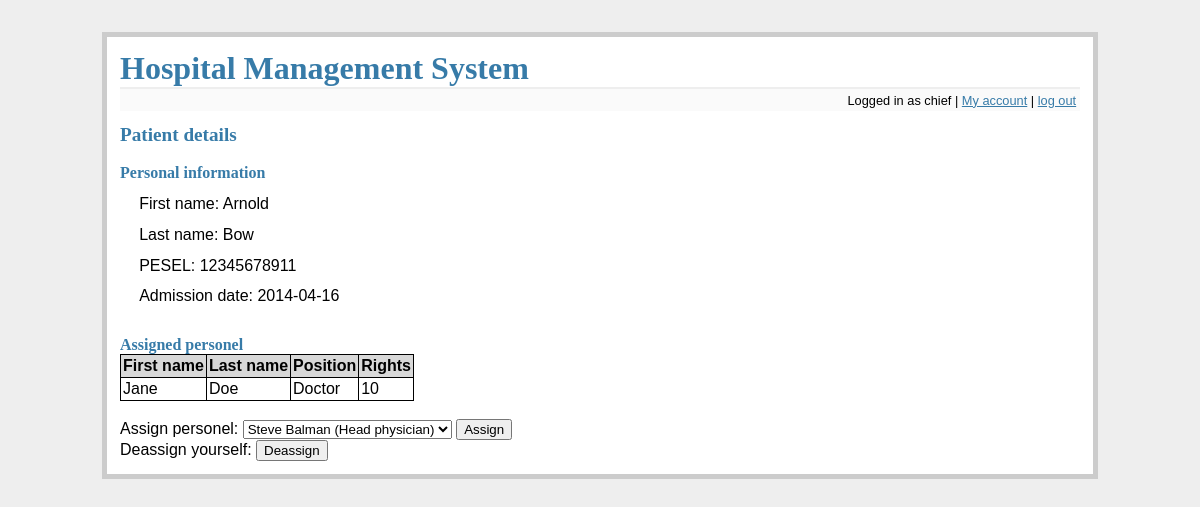
Page /patient_details?patient=12345678911 (signed in) on the earlier database version.
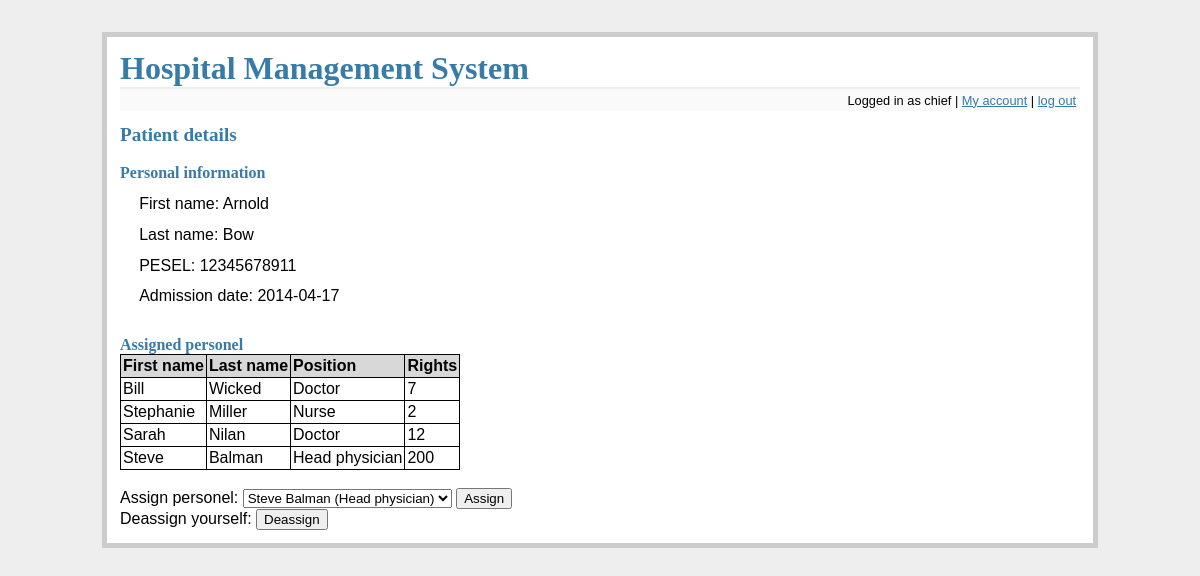
Same page on the later database version.
### tables this page shows
CREATE TABLE files (
    id integer primary key autoincrement,
    patient_pesel integer not null,
    admission_d date not null,
    discharge_d date,
    
    foreign key(patient_pesel) references patients(pesel)
);

CREATE TABLE employees (
    id integer primary key autoincrement,
    fname text not null,
    lname text not null,
    login text not null,
    password text not null,
    position_id integer not null,
    employment_d date not null,
    salary integer not null,
    rights integer not null,
    
    foreign key(position_id) references positions(id)
);

CREATE TABLE positions (
    id integer primary key autoincrement,
    name text not null
);

### flaskr.py (the view, shortened to what this page needs)
@app.route('/patient_details', methods=['GET', 'POST'])
def patient_details():
    error = None
    db = get_db()
    position = get_position(db, session['username'])
    if 'logged_in' not in session or not session['logged_in'] or position not in ['Admin', 'Head physician', 'Doctor', 'Nurse']:
        flash('You do not have rights to access this part of website')
        return redirect(url_for('main_screen'))
    if 'patient' not in request.args:
        flash('No patient specified!');
        return redirect(url_for('main_screen'))
    pesel = request.args['patient']
    if position in ['Admin', 'Head physician']:
        details = get_patient_details(db, pesel)
    else:
        details = get_patient_details_if_allowed(db, session['username'], pesel)
        if not details:
            flash('You cannot view this record')
            return redirect(url_for('main_screen'))
    personel = get_assigned_personel_for_patient(db, pesel)
    employees = get_all_medical_personel(db)
    deassign = None
    if (is_assigned(db, pesel, session['username'])):
        deassign = True
    return render_template('patient_details.html', details=details, personel=personel, employees=employees, error=error, deassign=deassign)

### flaskr.py (called while the page is built)
def connect_db():
    rv = sqlite3.connect(app.config['DATABASE'])
    rv.row_factory = sqlite3.Row
    return rv

def get_db():
    if not hasattr(g, 'sqlite_db'):
        g.sqlite_db = connect_db()
    return g.sqlite_db

### tools.py (called while the page is built)
def get_position(db, user):
    cur = db.execute('select p.name from employees as e join positions as p on e.position_id = p.id where e.login = ?', [user])
    res = cur.fetchone()
    return res[0] if res else None

def get_patient_details(db, pesel):
    return db.execute('select p.fname, p.lname, p.pesel, f.admission_d from files f join patients p on f.patient_pesel = p.pesel where f.discharge_d is null and p.pesel = ?', [pesel]).fetchone()

def get_assigned_personel_for_patient(db, pesel):
    cur = db.execute('select e.fname, e.lname, p.name, e.rights from employees e join positions p on p.id = e.position_id join assignments a on a.employee_id = e.id join files f on f.id = a.fil_id join patients pat on f.patient_pesel = pat.pesel where pat.pesel = ? and f.discharge_d is null', [pesel])
    return cur.fetchall()

### templates/patient_details.html (shortened to what this page needs)
{% extends "layout.html" %}
{% block body %}
    <h2>Patient details</h2>
    <br/>
    <h3>Personal information</h3>
    <ul class=entries>
    <li>First name: {{ details.fname }}
    <li>Last name: {{ details.lname }}
    <li>PESEL: {{ details.pesel }}
    <li>Admission date: {{ details.admission_d }}
    </ul>
    <br/>
    <h3>Assigned personel</h3>
    <table class=dbtable>
    <tr><td>First name<td>Last name<td>Position<td>Rights
    {% for row in personel %}
        <tr>
        {% for d in row %}
            <td>{{ d }}
        {% endfor %}
        </tr>
    {% endfor %}
    </table>
    <br/>
    <form action="{{ url_for('patient_details', patient=details.pesel) }}" method=post>
        <label>Assign personel:
        <select name=new_personel_id>
        {% for emp in employees %}
        <option value={{ emp[1] }}>{{ emp[0] }}</option>
        {% endfor %}
        </select>
        <input type=submit value=Assign>
    </form>
    {% if deassign %}
        <br/>
        <form action="{{ url_for('patient_details', patient=details.pesel) }}" method=post>
            <label>Deassign yourself:
            <input type=submit value=Deassign>
        </form>
    {% endif %}
{% endblock %}

Differences in the rows shown:
no longer on this page (row edited): employees: fname "Jane", lname "Doe", row "10", positions (name "Doctor")
changed files: admission_d "2014-04-16" → "2014-04-17"
added employees: fname "Bill", lname "Wicked", row "7", positions (name "Doctor")
added employees: fname "Stephanie", lname "Miller", row "2"
added positions: name "Nurse"
added employees: fname "Sarah", lname "Nilan", row "12", positions (name "Doctor")
now on this page (row edited): employees: fname "Steve", lname "Balman", row "200"
now on this page (row unchanged): positions: name "Head physician"
